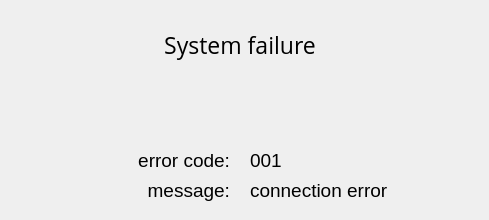
   <widget class="QWidget" name="error_scrn">
    <widget class="QLabel" name="error_code_lbl">
     <property name="geometry">
      <rect>
       <x>0</x>
       <y>140</y>
       <width>230</width>
       <height>41</height>
      </rect>
     </property>
     <property name="font">
      <font>
       <pointsize>14</pointsize>
       <weight>50</weight>
       <bold>false</bold>
      </font>
     </property>
     <property name="text">
      <string>error code:</string>
     </property>
     <property name="alignment">
      <set>Qt::AlignRight|Qt::AlignTrailing|Qt::AlignVCenter</set>
     </property>
     <property name="wordWrap">
      <bool>true</bool>
     </property>
    </widget>
    <widget class="QLabel" name="error_desc_lbl">
     <property name="geometry">
      <rect>
       <x>0</x>
       <y>0</y>
       <width>480</width>
       <height>90</height>
      </rect>
     </property>
     <property name="font">
      <font>
       <family>Open Sans</family>
       <pointsize>17</pointsize>
       <italic>false</italic>
      </font>
     </property>
     <property name="text">
      <string>System failure</string>
     </property>
     <property name="textFormat">
      <enum>Qt::PlainText</enum>
     </property>
     <property name="alignment">
      <set>Qt::AlignCenter</set>
     </property>
    </widget>
    <widget class="QLabel" name="error_message_lbl">
     <property name="geometry">
      <rect>
       <x>0</x>
       <y>170</y>
       <width>230</width>
       <height>41</height>
      </rect>
     </property>
     <property name="font">
      <font>
       <pointsize>14</pointsize>
       <weight>50</weight>
       <bold>false</bold>
      </font>
     </property>
     <property name="text">
      <string>message:</string>
     </property>
     <property name="alignment">
      <set>Qt::AlignRight|Qt::AlignTrailing|Qt::AlignVCenter</set>
     </property>
     <property name="wordWrap">
      <bool>true</bool>
     </property>
    </widget>
    <widget class="QLabel" name="error_code_val_lbl">
     <property name="geometry">
      <rect>
       <x>250</x>
       <y>140</y>
       <width>230</width>
       <height>41</height>
      </rect>
     </property>
     <property name="font">
      <font>
       <pointsize>14</pointsize>
       <weight>50</weight>
       <bold>false</bold>
      </font>
     </property>
     <property name="text">
      <string>001</string>
     </property>
     <property name="alignment">
      <set>Qt::AlignLeading|Qt::AlignLeft|Qt::AlignVCenter</set>
     </property>
     <property name="wordWrap">
      <bool>true</bool>
     </property>
    </widget>
    <widget class="QLabel" name="error_message_val_lbl">
     <property name="geometry">
      <rect>
       <x>250</x>
       <y>170</y>
       <width>230</width>
       <height>41</height>
      </rect>
     </property>
     <property name="font">
      <font>
       <pointsize>14</pointsize>
       <weight>50</weight>
       <bold>false</bold>
      </font>
     </property>
     <property name="text">
      <string>connection error</string>
     </property>
     <property name="alignment">
      <set>Qt::AlignLeading|Qt::AlignLeft|Qt::AlignVCenter</set>
     </property>
     <property name="wordWrap">
      <bool>true</bool>
     </property>
    </widget>
   </widget>
